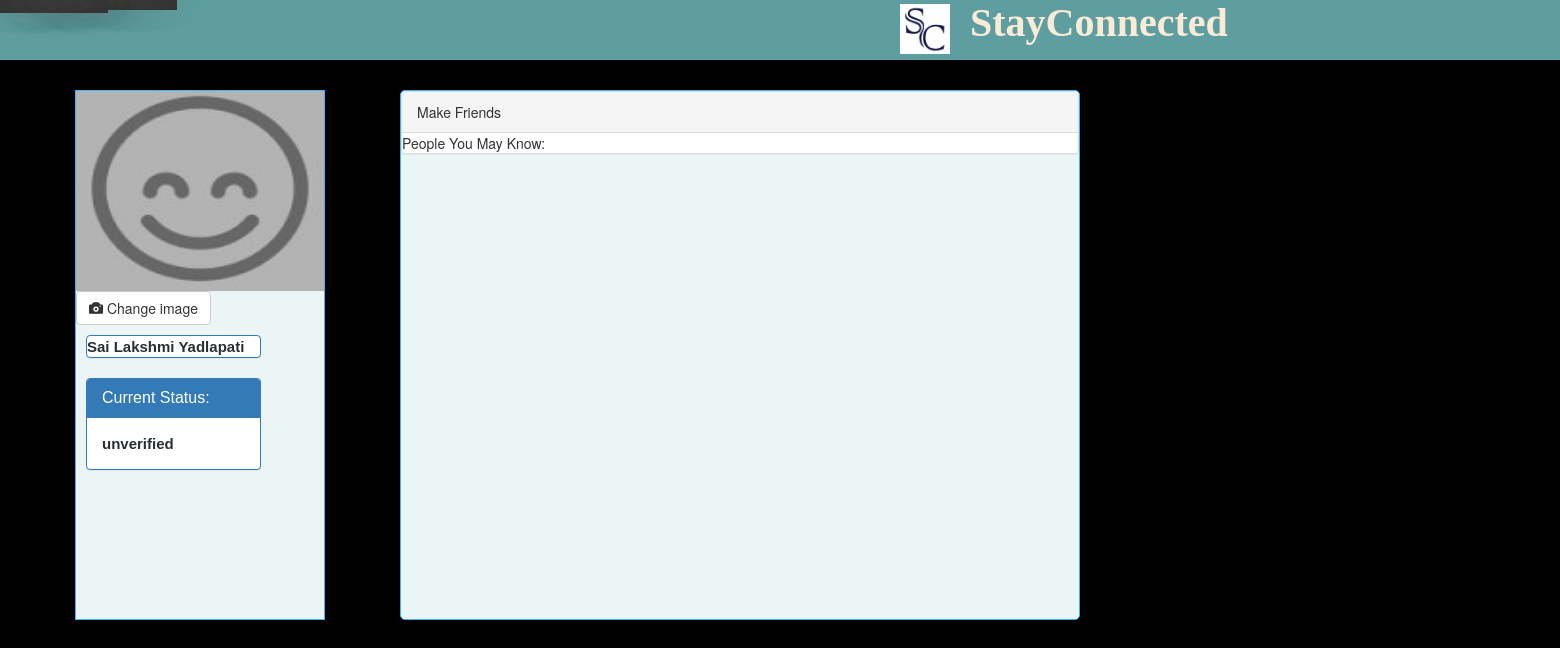
/friends.php (signed in), run on an earlier commit of the app's database.
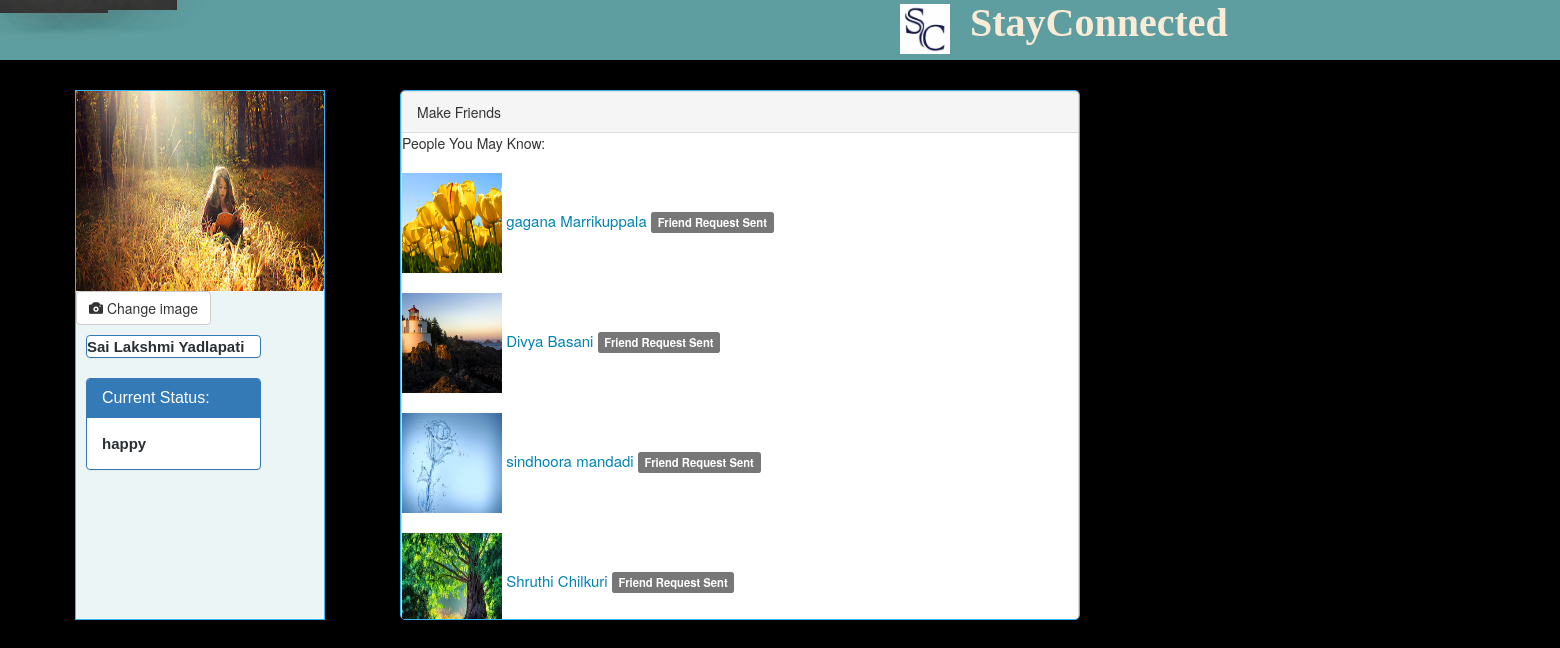
And on a later commit of the database.
### tables this page shows
CREATE TABLE IF NOT EXISTS `users` (
  `user_id` int(11) NOT NULL AUTO_INCREMENT,
  `firstname` varchar(100) NOT NULL,
  `lastname` varchar(100) NOT NULL,
  `user_pass` varchar(100) NOT NULL,
  `user_email` varchar(100) NOT NULL,
  `mobile` int(14) NOT NULL,
  `user_gender` varchar(100) NOT NULL,
  `user_bday` date NOT NULL,
  `user_image` text NOT NULL,
  `register_date` date NOT NULL,
  `last_login` datetime NOT NULL,
  `status` text NOT NULL,
  `posts` text NOT NULL,
  PRIMARY KEY (`user_id`)
);

### friends.php (the view, shortened to what this page needs)
<?php
 include("share.php");
 ?>
 <!DOCTYPE html>
<html>
	<head>
		<link rel="stylesheet" href="assets/bootstrap/css/bootstrap.min.css">
		<link rel="stylesheet" href="//code.jquery.com/ui/1.11.4/themes/smoothness/jquery-ui.css">
  		<link rel="stylesheet" href="styles/stylehome.css">
		<link rel="stylesheet" href="/resources/demos/style.css">
	</head>
	<body background="tb.jpg">
	<div class="nav">
	<div>
	    <a href="home.php" class="navitem home" >Home</a>
		<a href="message.php" class="navitem messages" >Messages</a>
		<a href="friends.php" class="navitem friends activated" >Makefriends</a>
		<a href="showfriends.php" class="navitem showfriends">Yourfriends</a>
		<a href="logout.php"  class="navitem logout">Logout</a>
	</div>
	<img  id="logo" src="logo2.jpeg">
	<div id="sc">
	StayConnected
	</div>
	</div>
	<div class= "yourprofile">
		<div>
		<?php
			$mail = $_SESSION['user_email'];
			$details = mysqli_query($con,"SELECT * FROM users WHERE user_email = '$mail'");
			while($row = mysqli_fetch_array($details)){
				$firstname = $row[1];
				$lastname = $row[2];
				$status = $row [11];
			    $user_image=$row[8];
		?>
		<img id="myimage" src="<?php echo $user_image;?>">
		<button type="button" id="changeimage" class="btn btn-default" aria-label="Left Align" >
		<span class="glyphicon glyphicon-camera" aria-hidden="true"></span> Change image
		</div>
		<div class="name">
			<div class="panel panel-primary">
			<?php echo $firstname;
			echo " ".$lastname;?>
			</div>
			<div class="panel panel-primary">
					<div class="panel-heading">
						<h3 class="panel-title">Current Status:</h3>
					</div>
			<div class="panel-body">
			<?php echo $status;?>
			</div>
			</div>
		</div>
		<?php	}
		?>
	</div>
	<div class="content">
			<div class="panel panel-default">
			   <div class="panel-heading">Make Friends</div>
				<?php
				global $con;
				$userqueryreq = mysqli_query($con,$usergetreq);?>
			<?php
					$mail = $_SESSION['user_email'];
					$getmakefriend= "select * from users where  user_email!='$mail'";
					 $makefriend =mysqli_query($con,$getmakefriend);?>
					 People You May Know:
					 <?php
					 while($row = mysqli_fetch_array($makefriend)){
						$firstname = $row[1];
						$lastname = $row[2];
						$user_image=$row[8];
						$makefriendmail = $row[4];
					$checkstatus ="select * from friends where sendreq_mail='$makefriendmail' and receivereq_mail='$mail'";
					$checkstatusquery=mysqli_query($con,$checkstatus);
					$checkstatusrow=mysqli_num_rows($checkstatusquery);
					if ($checkstatusrow==0){
					?>
					<form action="" method="POST">
					<div class="makefriend">
					<img class="makefriendimage" src="<?php echo $user_image;?>">
			<?php   echo $firstname." ".$lastname;?>
			<?php
			global $con;
			$mail = $_SESSION['user_email'];
			$getfriendreq = "select * from friends where sendreq_mail='$mail' and receivereq_mail='$makefriendmail'";
			$getreq = mysqli_query($con, $getfriendreq);
						 if($getreq->num_rows == 0){
						?><input class="btn btn-info addfriendbutton" name="addfriend"  value="Add as Friend" type="submit" />
						</div>
						</form>
					<?php }else{?>
					 <span class="label label-default addfriendbutton" >Friend Request Sent</span>
				<?php
					  }
					}
					 }
				?>
				</div>
			</div>
	</body>
</html>

### share.php (shortened to what this page needs)
<!DOCTYPE HTML>
<html>
</html>

### styles/stylehome.css (style rules this page uses)
.nav { background-color:#5f9ea0; height:60px; display:block; width:1800px; }
#logo { height:50px; width:50px; margin:4px 0px 0px 900px; }
body { margin-top:0px; }
#sc { font-family: "times new roman",georgia,serif; font-size:40px; font-weight:bold; color:#faebd7; margin:-60px 0px 0px 970px; }
.home { margin-left:80px; }
.messages { margin-left:200px; }
.friends { margin-left:370px; }
.showfriends { margin-left:570px; }
.logout { margin-left:750px; }
.navitem { color:white; position:absolute; font-size:25px; text-shadow:1px 1px 40px #726E6D; padding:10px; }
.activated { margin-top:0px; height:60px; padding:10px; background-color:#333; color:white; }
.yourprofile { background-color:#EBF5F5; border:1px solid #37B6FA; margin-top:30px; margin-left:75px; height:530px; width:250px; position:absolute; }
#myimage { margin-left:0px; width:248px; height:200px; position:relative; }
.name { font-family:arial,serif; font-size:15px; color:rgb(41,47,51); font-weight:bold; margin: 10px 20px 0px 10px; width:175px; }
.content { background-color:#EBF5F5; border:1px solid #37B6FA; border-radius:5px; margin-top:30px; margin-left:400px; height:530px; width:680px; position:absolute; overflow:scroll; }
.makefriend { margin:20px 0px 0px 0px; font-size:15px; color:rgb(0,132,180); }
.makefriendimage { height:100px; width:100px; }

### styles/style.css (style rules this page uses)
body { margin-top:0px; background-color:black; }
.nav { background-color:#5f9ea0; height:60px; }
#logo { height:50px; width:50px; margin:4px 0px 0px 900px; }
.navitem { font-family: "times new roman",georgia,serif; font-style: oblique; font-size: 30px; color:white; font-weight:bold; margin:-50px 470px 0px 0px; }
#sc { font-family: "times new roman",georgia,serif; font-size:40px; font-weight:bold; color:#faebd7; margin:-60px 0px 0px 970px; }

What changed in the data, as far as the page shows it:
changed users "Sai Lakshmi": user_image: picture added in place of a placeholder; status "unverified" → "happy"
added users: user_image (picture), firstname "gagana", lastname "Marrikuppala"
added users: user_image (picture), firstname "Divya", lastname "Basani"
added users: user_image (picture), firstname "sindhoora", lastname "mandadi"
added users: user_image (picture), firstname "Shruthi", lastname "Chilkuri"
